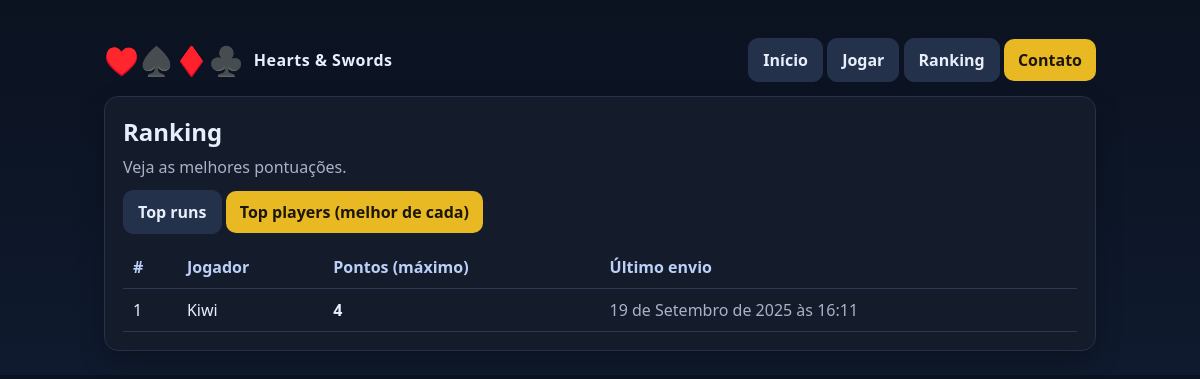
The app's page /ranking/?mode=best with its own data.
### game/models.py (models this page shows)
class Score(models.Model):
    id = models.UUIDField(primary_key=True, default=uuid.uuid4, editable=False)
    run = models.ForeignKey(Run, on_delete=models.SET_NULL, null=True, blank=True, related_name="scores")
    player_name = models.CharField(max_length=30)
    points = models.IntegerField(default=0)
    created_at = models.DateTimeField(default=timezone.now)
    class Meta:
        ordering = ["-points", "-created_at"]
        constraints = [
            models.UniqueConstraint(fields=["run", "player_name"], name="uniq_score_per_run_player")
        ]
        indexes = [
            models.Index(fields=["player_name"]),
            models.Index(fields=["-points"]),
        ]

### game/views_pages.py (the view)
# urls.py: path("ranking/", RankingView.as_view(), name="ranking"),
class RankingView(ListView):
    template_name = "ranking.html"
    context_object_name = "scores"
    paginate_by = 50
    def get_queryset(self):
        mode = self.request.GET.get("mode", "runs")
        if mode == "best":
            return (Score.objects.values("player_name")
                    .annotate(points=Max("points"), last_at=Max("created_at"))
                    .order_by("-points", "-last_at"))
        return Score.objects.select_related("run").all()
    def get_context_data(self, **kwargs):
        ctx = super().get_context_data(**kwargs)
        ctx["mode"] = self.request.GET.get("mode", "runs")
        return ctx

### templates/ranking.html (shortened to what this page needs)
{% extends "base.html" %}
{% block body %}
  <section class="card">
    <h2 style="margin:0 0 8px">Ranking</h2>
    <div class="muted">Veja as melhores pontuações.</div>
    <div class="space"></div>
    <div class="grid cols-2">
      <div>
        <a href="{% url 'ranking' %}?mode=runs" class="btn {% if mode == 'runs' %}{% else %}secondary{% endif %}">Top runs</a>
        <a href="{% url 'ranking' %}?mode=best" class="btn {% if mode == 'best' %}{% else %}secondary{% endif %}">Top players (melhor de cada)</a>
      </div>
    </div>
    <div class="space"></div>
    {% if mode == 'best' %}
      <table>
        <thead><tr><th>#</th><th>Jogador</th><th>Pontos (máximo)</th><th>Último envio</th></tr></thead>
        <tbody>
          {% for s in scores %}
          <tr>
            <td>{{ forloop.counter }}</td>
            <td>{{ s.player_name }}</td>
            <td><strong>{{ s.points }}</strong></td>
            <td class="muted">{{ s.last_at }}</td>
          </tr>
          {% empty %}
          <tr><td colspan="4" class="muted">Sem pontuações ainda.</td></tr>
          {% endfor %}
        </tbody>
      </table>
    {% endif %}
  </section>
{% endblock %}

### static/css/style.css (style rules this page uses)
:root { --bg:#0b1220; --card:#141c2b; --ink:#e8eefc; --muted:#a9b3c7; --brand:#e8b923; --accent:#45d0e6; --danger:#ef5350; --ok:#38d39f; --radius:14px; --shadow:0 10px 24px rgba(0,0,0,.25); --border:#24314a; }
* { box-sizing:border-box }
body { margin:0;background:linear-gradient(180deg,#0b1220,#0f1a2e);color:var(--ink);font-family:system-ui,Segoe UI,Roboto,Arial }
a { color:var(--accent);text-decoration:none }
.btn { display:inline-block;padding:10px 14px;border-radius:10px;background:var(--brand);color:#1b1605;font-weight:600;border:0;cursor:pointer }
.btn.secondary { background:#23314a;color:#e8eefc;border:1px solid var(--border) }
.card { background:var(--card);border:1px solid var(--border);border-radius:var(--radius);box-shadow:var(--shadow);padding:18px }
.grid { display:grid;gap:16px }
.grid.cols-2 { grid-template-columns:repeat(2,1fr) }
table { width:100%;border-collapse:collapse }
th,td { padding:10px;border-bottom:1px solid #2b3955;text-align:left }
th { color:#bcd0f7;font-weight:600 }
.muted { color:var(--muted) }
.space { height:12px }

### records on screen
Score: player_name "Kiwi", points "4", last_at "19 de Setembro de 2025 às 16:11"
